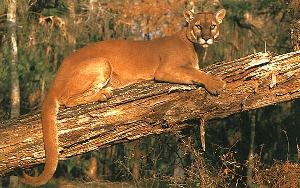
#> input picture tagsim/image_db/image_0004.jpg, 300 x 188 px, given as the content of the folder image_db/image_0004.jpg, which was not available
$ python -i base_im_generation.py   (imports and definitions only)   (older library calls are emulated)
#> lines starting #> are read from the running program, lines starting #| are printed output that depends on the picture; pictures that were not available may be replaced by others from this repository, and a replacement may not be noted
import numpy as np
import os
import random

from PIL import Image
from scipy import interpolate
from skimage.morphology import opening, disk
from skimage.filters import gaussian
from scipy.signal import windows

from .perlin import generate_perlin_noise_2d


# This is a function that needs to be removed eventually, the temporal waveform
# should probably be based on the speed
# [373 lines left out: functions get_temporal_waveform, get_temporal_waveform2, gen_1D_poly, map_1Dpoly, gen_2Dpoly, gen_outer_ellipse and 5 more, not called in this run]

# Pick a random image from the given folder, load it into a numpy array, and
# scale to a max of 1.0
def get_random_image(basepath, NN=256, seed=-1):

#> called with basepath = 'image_db/image_0004.jpg', NN = 256, seed = -1
    pics = []
    for root, dirnames, filenames in os.walk(basepath):
        for filename in filenames:
            if filename.endswith((".ppm", ".jpg", ".JPEG")):
                pics.append(os.path.join(root, filename))

    if seed >= 0:
        ppath = pics[seed]
    else:
        ppath = random.choice(pics)

    if ppath.endswith(".ppm"):
        img = load_coil100(ppath)
    else:
        img = Image.open(ppath).convert("L")
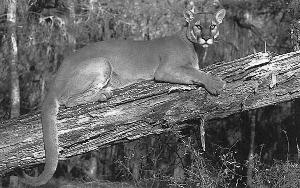
#> img: PIL image 300x188 L; min 1, max 253, mean 101.5

    img = img.resize((NN, NN))
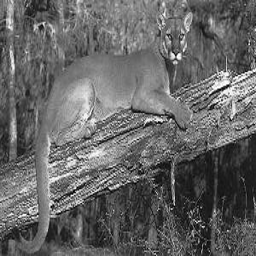
#> img: PIL image 256x256 L; min 0, max 255, mean 101.5
    img = np.asarray(img).astype("float64")
#> img: shape (256, 256) float64
    img /= img.max()

    return img


# Generate a random image and its corresponding motion parameters, and MR
# parameters
# The output of this is used for putting into the MR simulator to get
# cine images
# [161 lines left out: function grab_random_model, not called in this run]

>>> result = get_random_image('image_db/image_0004.jpg')

$ run again, on tagsim/image_db/image_0007.jpg
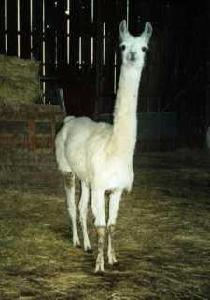
#> input picture tagsim/image_db/image_0007.jpg, 210 x 300 px, given as the content of the folder image_db/image_0007.jpg, which was not available
#> in get_random_image, `img = Image.open(ppath).convert("L")`:
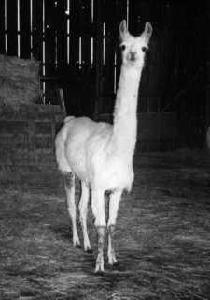
#> img: PIL image 210x300 L; min 0, max 254, mean 68.7
#> in get_random_image, `img = img.resize((NN, NN))`:
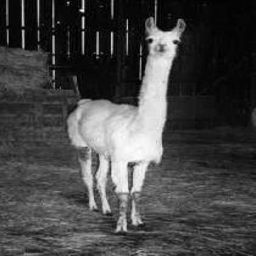
#> img: PIL image 256x256 L; min 0, max 253, mean 68.7

$ run again, on tagsim/image_db/image_0009.jpg
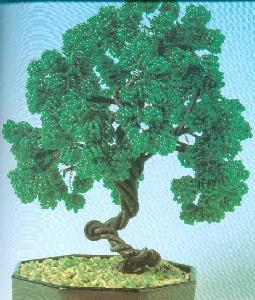
#> input picture tagsim/image_db/image_0009.jpg, 255 x 300 px, given as the content of the folder image_db/image_0009.jpg, which was not available
#> in get_random_image, `img = Image.open(ppath).convert("L")`:
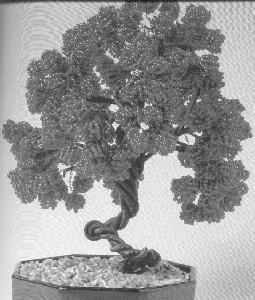
#> img: PIL image 255x300 L; min 19, max 251, mean 150.8
#> in get_random_image, `img = img.resize((NN, NN))`:
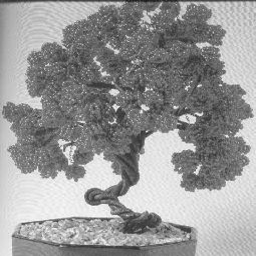
#> img: PIL image 256x256 L; min 27, max 255, mean 150.8
